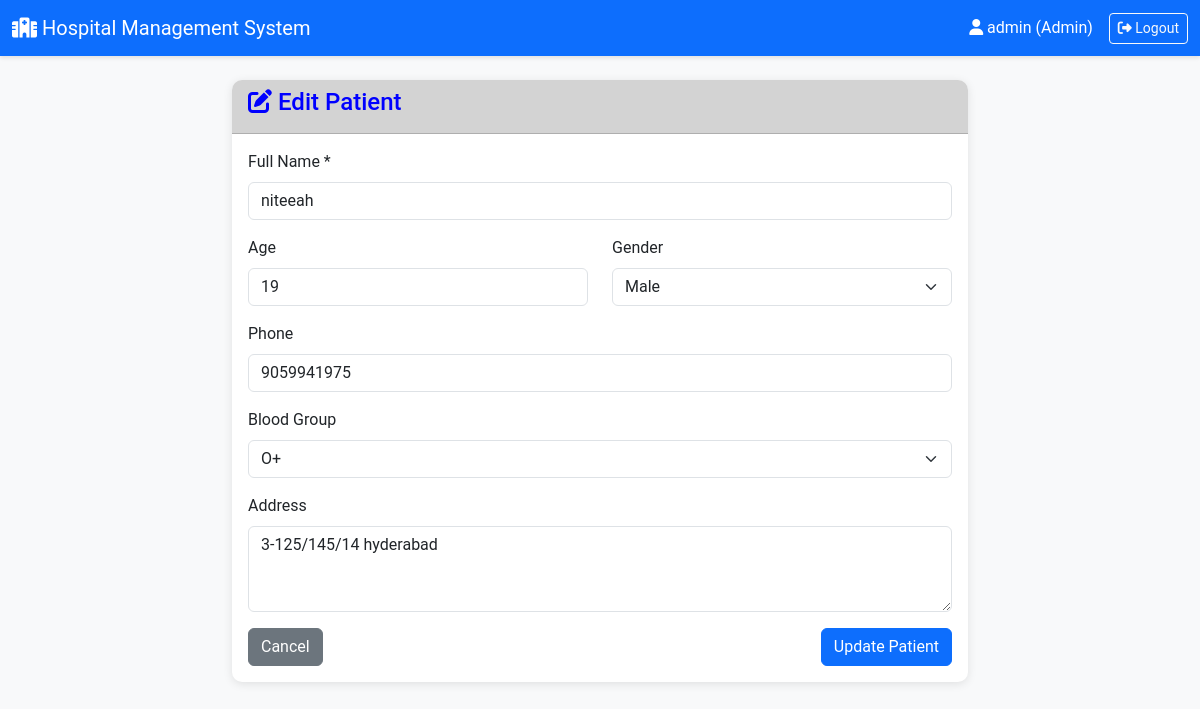
/admin/patient/edit/1 (signed in), run on the app's committed database.
### app.py (models this page shows)
class Patient(db.Model):
    id = db.Column(db.Integer, primary_key=True)
    user_id = db.Column(db.Integer, db.ForeignKey('user.id'), nullable=False)
    full_name = db.Column(db.String(100), nullable=False)
    age = db.Column(db.Integer)
    gender = db.Column(db.String(10))
    phone = db.Column(db.String(15))
    address = db.Column(db.Text)
    blood_group = db.Column(db.String(5))
    is_active = db.Column(db.Boolean, default=True)
    user = db.relationship('User', backref='patient_profile')
    appointments = db.relationship('Appointment', backref='patient', lazy=True)

### app.py (the view, shortened to what this page needs)
@app.route('/admin/patient/edit/<int:id>', methods=['GET', 'POST'])
@login_required
@admin_required
def admin_edit_patient(id):
    patient = Patient.query.get_or_404(id)
    return render_template('admin/edit_patients.html', patient=patient)

### app.py (called while the page is built)
def login_required(func):
    @wraps(func)
    def wrapper(*args, **kwargs):
        if 'user_id' not in session:
            flash("Please log in first.", "warning")
            return redirect(url_for('login'))
        return func(*args, **kwargs)
    return wrapper

def admin_required(func):
    @wraps(func)
    def wrapper(*args, **kwargs):
        if session.get('role') != 'admin':
            flash("Admins only!", "danger")
            return redirect(url_for('index'))
        return func(*args, **kwargs)
    return wrapper

### templates/admin/edit_patients.html (shortened to what this page needs)
{% extends "base.html" %}
{% block content %}
<div class="container mt-4">
    <div class="row justify-content-center">
        <div class="col-md-8">
            <div class="card">
                <div class="card-header" style="background-color:lightgrey">
                    <h4 style="color:blue"><i class="fas fa-edit"></i> Edit Patient</h4>
                </div>
                <div class="card-body">
                    <form method="POST">
                        <div class="mb-3">
                            <label class="form-label">Full Name *</label>
                            <input type="text" name="full_name" class="form-control" value="{{ patient.full_name }}" required>
                        </div>
                        <div class="row">
                            <div class="col-md-6 mb-3">
                                <label class="form-label">Age</label>
                                <input type="number" name="age" class="form-control" value="{{ patient.age }}">
                            </div>
                            <div class="col-md-6 mb-3">
                                <label class="form-label">Gender</label>
                                <select name="gender" class="form-select">
                                    <option value="Male" {% if patient.gender == 'Male' %}selected{% endif %}>Male</option>
                                </select>
                            </div>
                        </div>
                        <div class="mb-3">
                            <label class="form-label">Phone</label>
                            <input type="tel" name="phone" class="form-control" value="{{ patient.phone }}">
                        </div>
                        <div class="mb-3">
                            <label class="form-label">Blood Group</label>
                            <select name="blood_group" class="form-select">
                                <option value="O+" {% if patient.blood_group == 'O+' %}selected{% endif %}>O+</option>
                            </select>
                        </div>
                        <div class="mb-3">
                            <label class="form-label">Address</label>
                            <textarea name="address" class="form-control" rows="3">{{ patient.address }}</textarea>
                        </div>
                        <div class="d-flex justify-content-between">
                            <a href="{{ url_for('admin_patients') }}" class="btn btn-secondary">Cancel</a>
                            <button type="submit" class="btn btn-primary">Update Patient</button>
                        </div>
                    </form>
                </div>
            </div>
        </div>
    </div>
</div>
{% endblock %}

### templates/base.html (style rules this page uses)
body { font-family: 'Roboto', sans-serif; background-color: #f8f9fa; }
.card { border: none; border-radius: 10px; box-shadow: 0 2px 10px rgba(0,0,0,.1); margin-bottom: 20px; }
.card-header { ; color: white; border-radius: 10px 10px 0 0 !important; }

### data on the page
Patient: full_name "niteeah", age "19", gender "Male", phone "9059941975", blood_group "O+", address "3-125/145/14 hyderabad"

### other printed values
{{ session.username }} "admin"
{{ session.role|capitalize }} "Admin"
